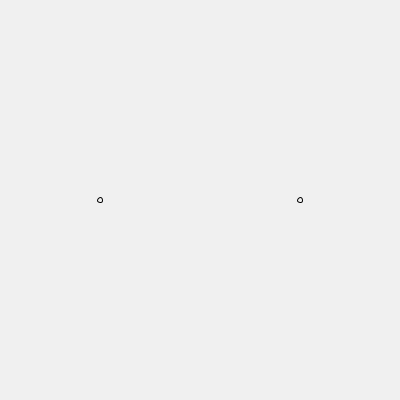
Frame 1 (no input)
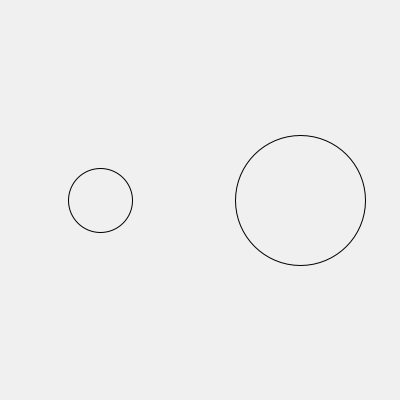
Frame 60 (the mouse pressed at the canvas centre just before this capture)
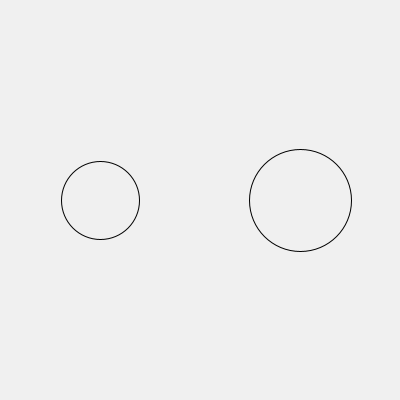
Frame 120 (the mouse held since frame 60 and released just before this capture)

The Processing sketch that drew these frames (run headless with seeded random() and noise(); from frame 60 on, the mouse is pressed at the canvas centre):

// Processing sketch: PulsatingCircles
// ── PulsatingCircles.pde
int radius1 = 5;
int rMove1 = +1;
int minRadius1 = 5, maxRadius1 = 100;
int xPos1 = 100;
int yPos1 = 200;

int radius2 = 5;
float rMove2 = 0;
int minRadius2 = 20, maxRadius2 = 140;
int xPos2 = 300;
int yPos2 = 200;

void setup()
{
  size(400, 400);
//  frameRate(10);
}

void draw()
{
  background(240);
  noFill();
  
  // Linear
  ellipse(xPos1, yPos1, radius1, radius1);
  radius1 += rMove1;
  if (radius1 > maxRadius1)
    rMove1 = -1;
  else if (radius1 < minRadius1)
    rMove1 = +1;

  // Sine
  ellipse(xPos2, yPos2, radius2, radius2);
  rMove2 += 0.02;
  radius2 = (int) ((maxRadius2 - minRadius2) * sin(rMove2) + minRadius2);
}
